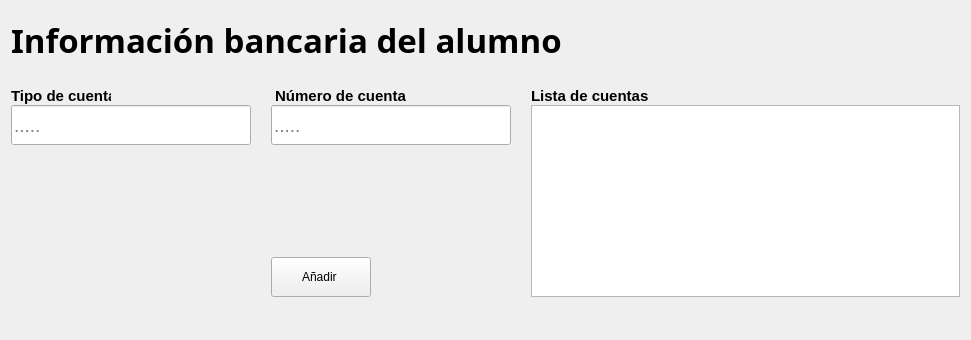
              <widget class="QFrame" name="info_bancaria_alumno">
               <property name="sizePolicy">
                <sizepolicy hsizetype="Preferred" vsizetype="Preferred">
                 <horstretch>0</horstretch>
                 <verstretch>10</verstretch>
                </sizepolicy>
               </property>
               <property name="minimumSize">
                <size>
                 <width>971</width>
                 <height>340</height>
                </size>
               </property>
               <property name="maximumSize">
                <size>
                 <width>1000</width>
                 <height>340</height>
                </size>
               </property>
               <property name="styleSheet">
                <string notr="true"/>
               </property>
               <property name="frameShape">
                <enum>QFrame::NoFrame</enum>
               </property>
               <property name="frameShadow">
                <enum>QFrame::Raised</enum>
               </property>
               <property name="tipo" stdset="0">
                <string>espacio_form</string>
               </property>
               <layout class="QVBoxLayout" name="verticalLayout_9">
                <property name="topMargin">
                 <number>20</number>
                </property>
                <item>
                 <widget class="QLabel" name="label_segmento_info_bancaria_alumno">
                  <property name="minimumSize">
                   <size>
                    <width>0</width>
                    <height>30</height>
                   </size>
                  </property>
                  <property name="maximumSize">
                   <size>
                    <width>16777215</width>
                    <height>20</height>
                   </size>
                  </property>
                  <property name="font">
                   <font>
                    <family>Segoe UI 13</family>
                    <pointsize>25</pointsize>
                    <weight>75</weight>
                    <italic>false</italic>
                    <bold>true</bold>
                   </font>
                  </property>
                  <property name="styleSheet">
                   <string notr="true"/>
                  </property>
                  <property name="text">
                   <string>Información bancaria del alumno</string>
                  </property>
                  <property name="scaledContents">
                   <bool>false</bool>
                  </property>
                  <property name="tipo" stdset="0">
                   <string>titulo_segmento</string>
                  </property>
                 </widget>
                </item>
                <item alignment="Qt::AlignVCenter">
                 <widget class="QFrame" name="preguntas_info_bancaria_alumno">
                  <property name="minimumSize">
                   <size>
                    <width>460</width>
                    <height>170</height>
                   </size>
                  </property>
                  <property name="styleSheet">
                   <string notr="true"/>
                  </property>
                  <property name="frameShape">
                   <enum>QFrame::NoFrame</enum>
                  </property>
                  <property name="frameShadow">
                   <enum>QFrame::Raised</enum>
                  </property>
                  <layout class="QGridLayout" name="gridLayout_10">
                   <property name="leftMargin">
                    <number>0</number>
                   </property>
                   <property name="topMargin">
                    <number>0</number>
                   </property>
                   <property name="rightMargin">
                    <number>0</number>
                   </property>
                   <property name="bottomMargin">
                    <number>0</number>
                   </property>
                   <property name="horizontalSpacing">
                    <number>20</number>
                   </property>
                   <item row="0" column="1">
                    <layout class="QVBoxLayout" name="verticalLayout_32">
                     <item alignment="Qt::AlignTop">
                      <widget class="QLabel" name="label_numero_de_cuenta">
                       <property name="maximumSize">
                        <size>
                         <width>150</width>
                         <height>16777215</height>
                        </size>
                       </property>
                       <property name="font">
                        <font>
                         <family>Segoe UI</family>
                         <pointsize>11</pointsize>
                         <weight>75</weight>
                         <italic>false</italic>
                         <bold>true</bold>
                        </font>
                       </property>
                       <property name="styleSheet">
                        <string notr="true"/>
                       </property>
                       <property name="text">
                        <string> Número de cuenta </string>
                       </property>
                       <property name="textFormat">
                        <enum>Qt::PlainText</enum>
                       </property>
                       <property name="scaledContents">
                        <bool>true</bool>
                       </property>
                       <property name="tipo" stdset="0">
                        <string>titulo_qlineedit</string>
                       </property>
                      </widget>
                     </item>
                     <item alignment="Qt::AlignTop">
                      <widget class="QLineEdit" name="input_numero_de_cuenta">
                       <property name="sizePolicy">
                        <sizepolicy hsizetype="Fixed" vsizetype="Fixed">
                         <horstretch>0</horstretch>
                         <verstretch>30</verstretch>
                        </sizepolicy>
                       </property>
                       <property name="minimumSize">
                        <size>
                         <width>240</width>
                         <height>40</height>
                        </size>
                       </property>
                       <property name="font">
                        <font>
                         <family>Segoe UI</family>
                         <pointsize>14</pointsize>
                         <weight>50</weight>
                         <italic>false</italic>
                         <bold>false</bold>
                        </font>
                       </property>
                       <property name="styleSheet">
                        <string notr="true"/>
                       </property>
                       <property name="placeholderText">
                        <string>.....</string>
                       </property>
                      </widget>
                     </item>
                    </layout>
                   </item>
                   <item row="0" column="0">
                    <layout class="QVBoxLayout" name="verticalLayout_31">
                     <item alignment="Qt::AlignTop">
                      <widget class="QLabel" name="label_tipo_de_cuenta">
                       <property name="maximumSize">
                        <size>
                         <width>100</width>
                         <height>16777215</height>
                        </size>
                       </property>
                       <property name="font">
                        <font>
                         <family>Segoe UI</family>
                         <pointsize>11</pointsize>
                         <weight>75</weight>
                         <italic>false</italic>
                         <bold>true</bold>
                        </font>
                       </property>
                       <property name="styleSheet">
                        <string notr="true"/>
                       </property>
                       <property name="text">
                        <string>Tipo de cuenta </string>
                       </property>
                       <property name="scaledContents">
                        <bool>true</bool>
                       </property>
                       <property name="tipo" stdset="0">
                        <string>titulo_qlineedit</string>
                       </property>
                      </widget>
                     </item>
                     <item alignment="Qt::AlignTop">
                      <widget class="QLineEdit" name="input_tipo_de_cuenta">
                       <property name="enabled">
                        <bool>true</bool>
                       </property>
                       <property name="sizePolicy">
                        <sizepolicy hsizetype="Fixed" vsizetype="Fixed">
                         <horstretch>0</horstretch>
                         <verstretch>30</verstretch>
                        </sizepolicy>
                       </property>
                       <property name="minimumSize">
                        <size>
                         <width>240</width>
                         <height>40</height>
                        </size>
                       </property>
                       <property name="font">
                        <font>
                         <family>Segoe UI</family>
                         <pointsize>14</pointsize>
                         <weight>50</weight>
                         <italic>false</italic>
                         <bold>false</bold>
                        </font>
                       </property>
                       <property name="styleSheet">
                        <string notr="true"/>
                       </property>
                       <property name="placeholderText">
                        <string>.....</string>
                       </property>
                      </widget>
                     </item>
                    </layout>
                   </item>
                   <item row="0" column="2" rowspan="2">
                    <layout class="QVBoxLayout" name="verticalLayout_42">
                     <item alignment="Qt::AlignTop">
                      <widget class="QLabel" name="label_mensaje_info_bancaria">
                       <property name="maximumSize">
                        <size>
                         <width>200</width>
                         <height>16777215</height>
                        </size>
                       </property>
                       <property name="font">
                        <font>
                         <family>Segoe UI</family>
                         <pointsize>11</pointsize>
                         <weight>75</weight>
                         <italic>false</italic>
                         <bold>true</bold>
                        </font>
                       </property>
                       <property name="styleSheet">
                        <string/>
                       </property>
                       <property name="text">
                        <string>Lista de cuentas</string>
                       </property>
                       <property name="tipo" stdset="0">
                        <string>titulo_qlineedit</string>
                       </property>
                      </widget>
                     </item>
                     <item>
                      <widget class="QListWidget" name="vista_previa_cuentas_bancarias">
                       <property name="font">
                        <font>
                         <family>Arial</family>
                         <pointsize>14</pointsize>
                         <weight>50</weight>
                         <bold>false</bold>
                        </font>
                       </property>
                       <property name="styleSheet">
                        <string notr="true"/>
                       </property>
                      </widget>
                     </item>
                    </layout>
                   </item>
                   <item row="1" column="1">
                    <widget class="QPushButton" name="boton_anadir_cuenta_banco">
                     <property name="sizePolicy">
                      <sizepolicy hsizetype="Fixed" vsizetype="Fixed">
                       <horstretch>0</horstretch>
                       <verstretch>0</verstretch>
                      </sizepolicy>
                     </property>
                     <property name="minimumSize">
                      <size>
                       <width>100</width>
                       <height>40</height>
                      </size>
                     </property>
                     <property name="cursor">
                      <cursorShape>PointingHandCursor</cursorShape>
                     </property>
                     <property name="styleSheet">
                      <string notr="true"/>
                     </property>
                     <property name="text">
                      <string>Añadir </string>
                     </property>
                     <property name="iconSize">
                      <size>
                       <width>30</width>
                       <height>30</height>
                      </size>
                     </property>
                     <property name="tipo" stdset="0">
                      <string>boton_anadir</string>
                     </property>
                    </widget>
                   </item>
                  </layout>
                 </widget>
                </item>
               </layout>
              </widget>
